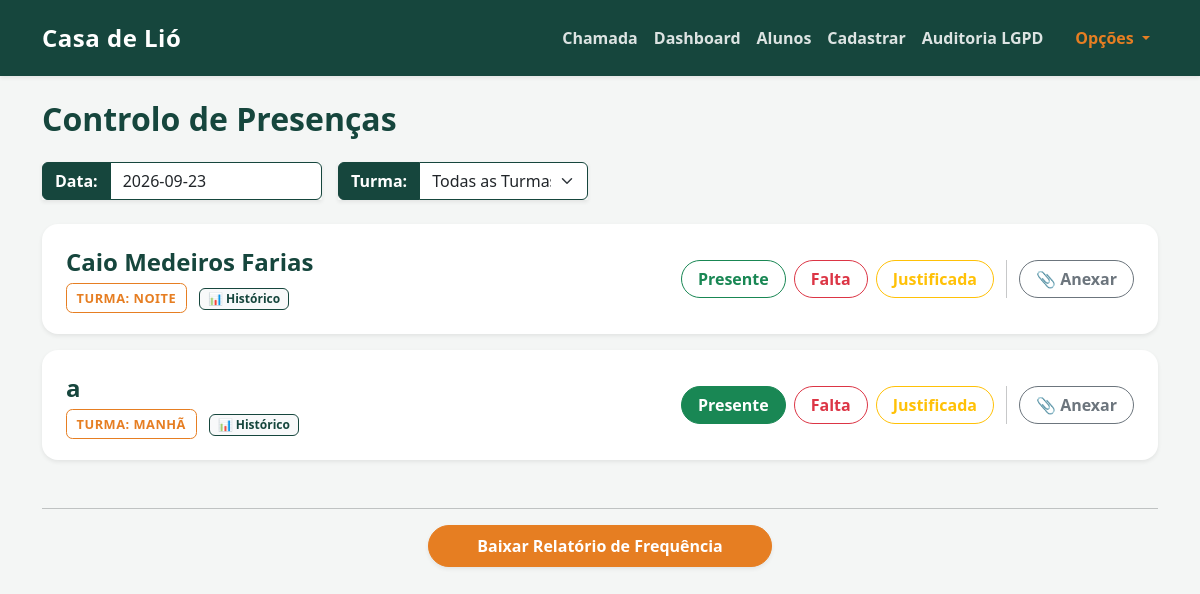
/ (signed in), run on an earlier commit of the app's database.
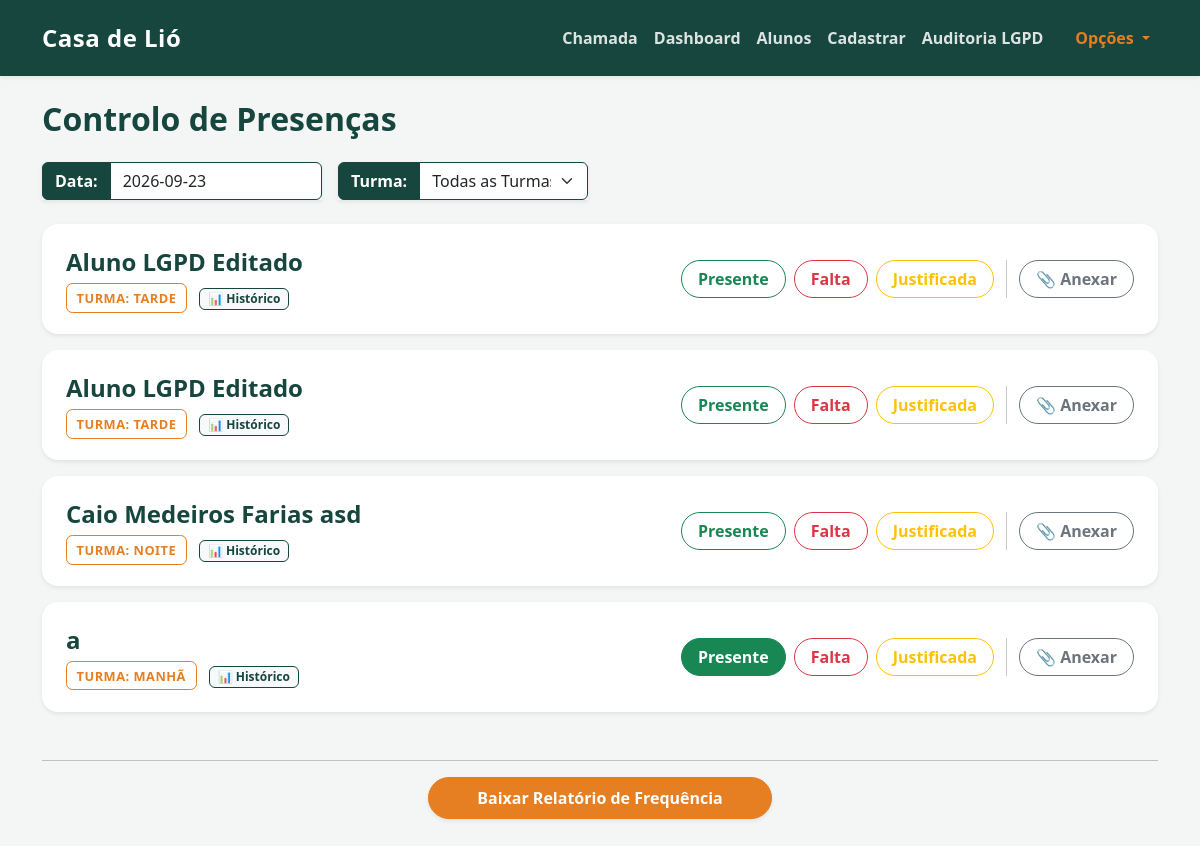
And on a later commit of the database.
### tables this page shows
CREATE TABLE alunos (
        id INTEGER PRIMARY KEY AUTOINCREMENT,
        nome TEXT NOT NULL,
        turma TEXT NOT NULL,
        data_nascimento TEXT,
        telefone TEXT,
        cep TEXT,
        rua TEXT,
        numero TEXT,
        bairro TEXT,
        cidade TEXT,
        referencia TEXT,
        contato_emergencia TEXT,
        telefone_emergencia TEXT,
        condicao_medica TEXT,
        nome_responsavel TEXT,
        autorizacao_pais INTEGER
    , consentimento_lgpd INTEGER DEFAULT 0, data_consentimento TEXT);

CREATE TABLE presencas (
        id INTEGER PRIMARY KEY AUTOINCREMENT,
        aluno_id INTEGER,
        data TEXT NOT NULL,
        status TEXT NOT NULL,
        atestado TEXT,
        FOREIGN KEY (aluno_id) REFERENCES alunos (id)
    );

### app.py (the view)
@app.get("/", response_class=HTMLResponse)
async def home(request: Request, data_chamada: str = None, turma: str = None):
    usuario = obter_usuario_atual(request)
    if not usuario:
        return RedirectResponse(url="/login", status_code=303)
    data_atual = data_chamada if data_chamada else date.today().isoformat()
    conexao = pegar_conexao()
    turmas_db = conexao.execute('SELECT DISTINCT turma FROM alunos WHERE turma IS NOT NULL AND turma != "" ORDER BY turma ASC').fetchall()
    turmas_disponiveis = [t['turma'] for t in turmas_db]
    query = '''
        SELECT a.id, a.nome, a.turma, p.status, p.atestado,
               (SELECT COUNT(*) FROM presencas WHERE aluno_id = a.id AND status = 'Falta') as total_faltas
        FROM alunos a
        LEFT JOIN presencas p ON a.id = p.aluno_id AND p.data = ?
    '''
    parametros = [data_atual]
    if turma and turma in turmas_disponiveis:
        query += ' WHERE a.turma = ?'
        parametros.append(turma)
    query += ' ORDER BY a.nome ASC'
    alunos = conexao.execute(query, parametros).fetchall()
    conexao.close()
    return templates.TemplateResponse(
        request=request,
        name="index.html",
        context={
            "alunos": alunos,
            "data_atual": data_atual,
            "turmas_disponiveis": turmas_disponiveis,
            "turma_selecionada": turma or ""
        }
    )

### templates/index.html (shortened to what this page needs)
{% extends 'base.html' %}
{% block conteudo %}
    <link rel="stylesheet" href="https://cdn.jsdelivr.net/npm/flatpickr/dist/flatpickr.min.css">
    <h2 class="text-primary fw-bold mb-4">Controlo de Presenças</h2>
    <form method="GET" action="/" class="d-flex flex-wrap gap-3 mb-4 align-items-center">
        <div class="input-group shadow-sm" style="max-width: 280px;">
            <span class="input-group-text bg-primary text-white border-primary fw-bold">Data:</span>
            <input type="text" id="calendario-br" name="data_chamada" class="form-control border-primary bg-white" value="{{ data_atual }}" placeholder="Selecione a data">
        </div>
        <div class="input-group shadow-sm" style="max-width: 250px;">
            <span class="input-group-text bg-primary text-white border-primary fw-bold">Turma:</span>
            <select name="turma" class="form-select border-primary bg-white" onchange="this.form.submit()">
                <option value="">Todas as Turmas</option>
            </select>
        </div>
    </form>
    {% if alunos %}
        {% for aluno in alunos %}
        <div class="card shadow-sm mb-3 border-0" style="border-radius: 1rem;">
            <div class="card-body p-4 d-flex flex-column flex-lg-row justify-content-between align-items-center gap-3">
                <div class="text-center text-lg-start w-100">
                    <h4 class="card-title mb-2 fw-bold text-primary">{{ aluno['nome'] }}</h4>
                    <span class="badge-institucional me-2">Turma: {{ aluno['turma'] }}</span>
                    <a href="/alunos/{{ aluno['id'] }}/historico" class="badge bg-light text-primary border border-primary text-decoration-none py-1 px-2 me-2">
                        📊 Histórico
                    </a>
                </div>
                <div class="d-flex flex-wrap justify-content-center justify-content-lg-end align-items-center gap-2 w-100">
                    <a href="/registrar/{{ aluno['id'] }}/{{ data_atual }}/Presente?turma={{ turma_selecionada or '' }}"
                       class="btn {% if aluno['status'] == 'Presente' %}btn-success{% else %}btn-outline-success{% endif %} rounded-pill px-3 fw-semibold">
                       Presente
                    </a>
                    <a href="/registrar/{{ aluno['id'] }}/{{ data_atual }}/Falta?turma={{ turma_selecionada or '' }}"
                       class="btn {% if aluno['status'] == 'Falta' %}btn-danger{% else %}btn-outline-danger{% endif %} rounded-pill px-3 fw-semibold">
                       Falta
                    </a>
                    <a href="/registrar/{{ aluno['id'] }}/{{ data_atual }}/Falta justificada?turma={{ turma_selecionada or '' }}"
                       class="btn {% if aluno['status'] == 'Falta justificada' %}btn-warning{% else %}btn-outline-warning{% endif %} rounded-pill px-3 fw-semibold">
                       Justificada
                    </a>
                    <button type="button" class="btn btn-outline-secondary rounded-pill px-3 fw-semibold" data-bs-toggle="modal" data-bs-target="#modalAtestado{{ aluno['id'] }}">
                        📎 Anexar
                    </button>
                </div>
            </div>
        </div>
        {% endfor %}
    {% else %}
        <div class="alert alert-info text-center mt-4 shadow-sm" style="border-radius: 1rem;">
            <h4 class="alert-heading fw-bold">Lista Vazia</h4>
            <p>Nenhum aluno cadastrado ou todos já foram registrados.</p>
        </div>
    {% endif %}
    <hr class="mt-5">
    <div class="text-center mb-5">
        <button type="button" class="btn btn-warning rounded-pill px-5 py-2 fw-bold shadow-sm text-white" data-bs-toggle="modal" data-bs-target="#modalFiltros">
            Baixar Relatório de Frequência
        </button>
    </div>
{% endblock %}

What changed in the data, as far as the page shows it:
added alunos: nome "Aluno LGPD Editado", turma "TARDE"
added alunos: nome "Aluno LGPD Editado", turma "TARDE"
changed alunos "NOITE": nome "Caio Medeiros Farias" → "Caio Medeiros Farias asd"
